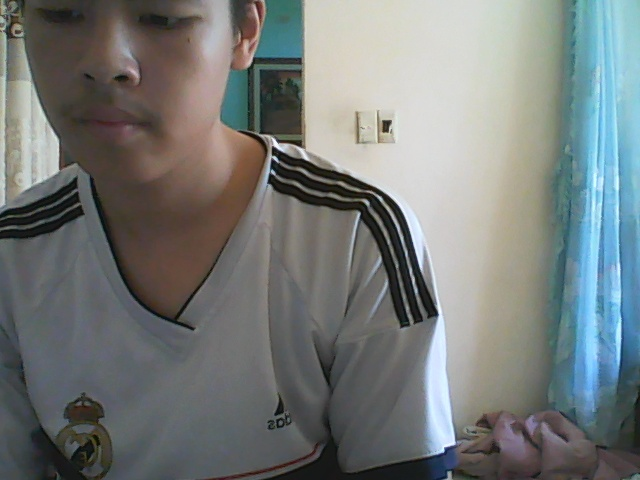
#> input picture test01.jpg, 640 x 480 px; its folder holds only this picture in this run
$ python hist.py
#> lines starting #> are read from the running program, lines starting #| are printed output that depends on the picture
import cv2
import numpy
from matplotlib import pyplot as plt

for i in range(20):
    img = cv2.imread('test'+ str(i + 1).zfill(2) +'.jpg', 0)
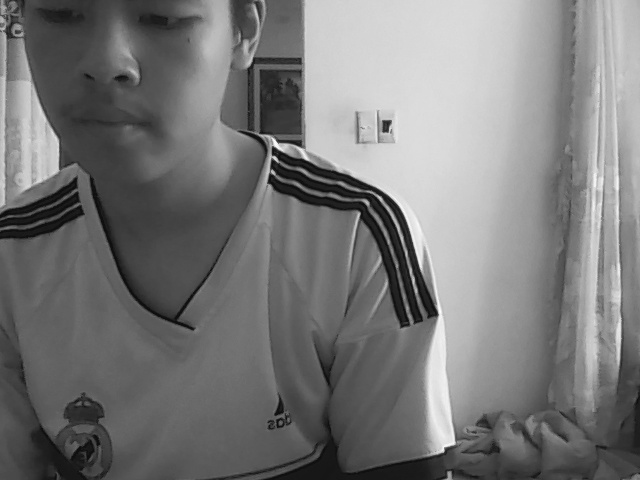
#> img: shape (480, 640); min 7, max 255, mean 120.7
    # equ = cv2.equalizeHist(img)
    clahe = cv2.createCLAHE(clipLimit = 2.0, tileGridSize = (8, 8))
    equ = clahe.apply(img)
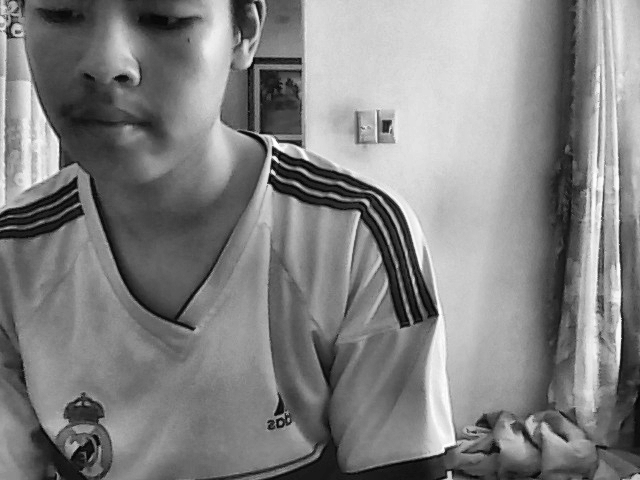
#> equ: shape (480, 640); min 2, max 255, mean 130.5
    cv2.imwrite('conv' + str(i + 1).zfill(2) + '.jpg', equ)
    # [19 lines of commented-out code are left out]
